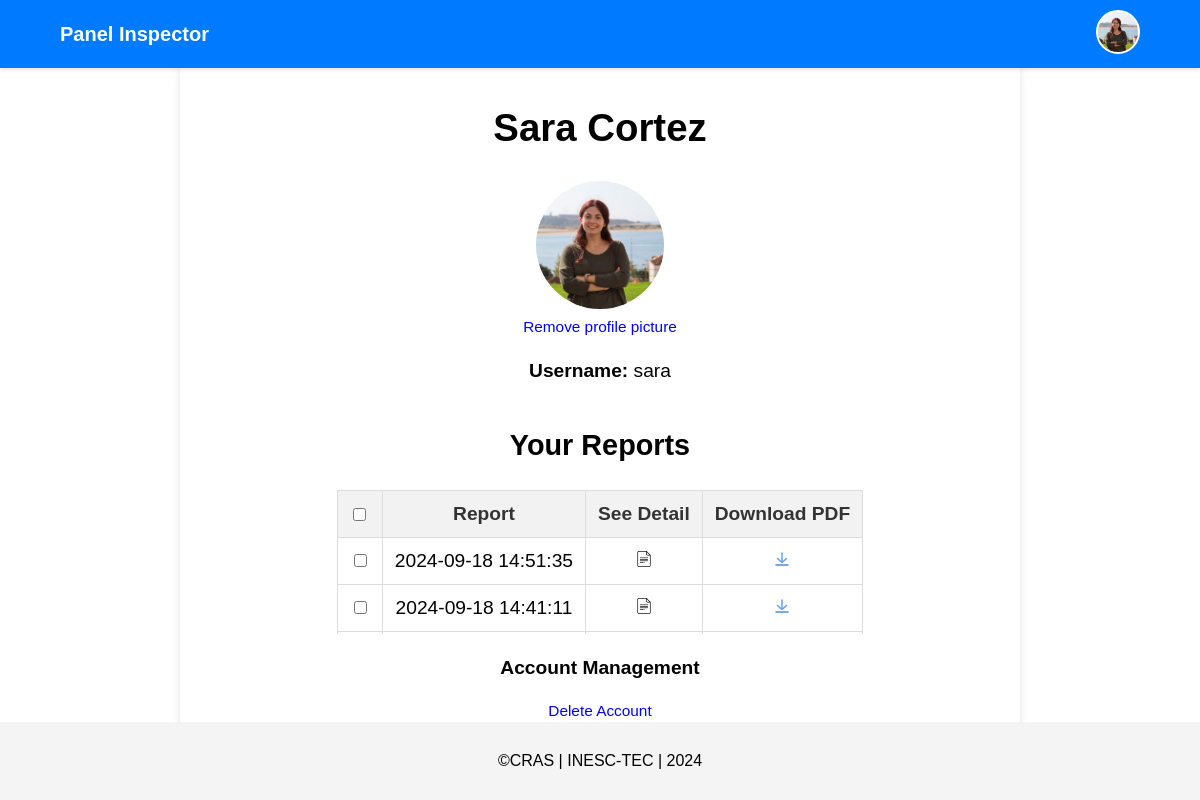
Screenshot of /profile (signed in) with the database file from the repository.
### app/models.py (models this page shows)
class User(db.Model):
    __tablename__ = 'users'
    username = db.Column(db.String(80), primary_key=True)
    name = db.Column(db.String(120), nullable=False)
    pic = db.Column(db.String(255))
    password = db.Column(db.String(200), nullable=False)

class Report(db.Model):
    __tablename__ = 'reports'
    report_id = db.Column(db.Integer, primary_key=True, autoincrement=True)
    name = db.Column(db.String(200), nullable=False)
    content = db.Column(db.Text, nullable=True)
    username = db.Column(db.String(80), db.ForeignKey('users.username'), nullable=False)
    user = db.relationship('User', backref=db.backref('reports', lazy=True))

### app/routes.py (the view)
    @app.route('/profile')
    def profile():
        if "user" in session:
            user = User.query.filter_by(username=session["user"]).first()
            access_token = session.get('token')
            reports = Report.query.filter_by(username=session["user"]).order_by(Report.name.desc()).all()
            return render_template('profile.html', user=user, token=access_token, reports=reports, footer=render_footer())
        else:
            return redirect(url_for("login"))

### app/templates/_footer.html
<footer>
    ©CRAS | INESC-TEC | 2024
</footer>

### app/templates/profile.html (shortened to what this page needs)
<!doctype html>
<html lang="en">
<head>
    <link rel="stylesheet" href="{{ url_for('static', filename='css/profile.css')}}">
    <link rel="stylesheet" href="{{ url_for('static', filename='css/navbar.css')}}">
    <link rel="stylesheet" href="{{ url_for('static', filename='css/footer.css')}}">
</head>
<body>
    <nav>
        <div class="navbar-container">
            <a href="{{ url_for('home') }}" class="navbar-brand">
                <span>Panel Inspector</span>
            </a>
            <div class="profile-dropdown">
                <div class="profile-icon">
                    <img src="{{ user.pic }}" alt="Profile Picture" onerror="this.onerror=null;this.src='{{ url_for('static', filename='images/no-profile-pic.png') }}';">
                </div>
            </div>
        </div>
    </nav>
    <main>
        <h1>{{ user.name }}</h1>
        <div class="profile-pic" onclick="triggerFileInput()">
            <img src="{{ user.pic }}" alt="Profile Picture" onerror="this.onerror=null;this.src='{{ url_for('static', filename='images/no-profile-pic.png') }}';">
        </div>
        {% if user.pic %}
        <form id="delete-profile-pic-form" action="{{ url_for('delete_profile_pic') }}" method="POST" style="display: inline;">
            <a href="#" onclick="event.preventDefault(); document.getElementById('delete-profile-pic-form').submit();" class="delete-profile-pic-link">Remove profile picture</a>
        </form>
        {% endif %}
        <p><b>Username:</b> {{ session['user'] }}</p>
        <h2>Your Reports</h2>
        <form class="reports"  action="{{ url_for('delete_reports') }}" method="post">
            <table>
                <thead>
                    <tr>
                        {% if reports %}
                            <th class="select-all">
                                <input type="checkbox" onclick="toggleSelectAll(this)">
                            </th>
                        {% endif %}
                        <th>Report</th>
                        <th>See Detail</th>
                        <th>Download PDF</th>
                    </tr>
                </thead>
                <tbody>
                    {% if reports %}
                        {% for report in reports %}
                            <tr>
                                <td><input type="checkbox" name="report_ids" value="{{ report.report_id }}"></td>
                                <td>{{ report.name }}</a></td>
                                <td><a href="{{ url_for('report_detail', report_id=report.report_id) }}"><img src="{{ url_for('static', filename='images/docs.png') }}"></a></td>
                                <td><a href="{{ url_for('generate_pdf', report_id=report.report_id) }}"><img src="{{ url_for('static', filename='images/download.png') }}"></a></td>
                            </tr>
                        {% endfor %}
                    {% else %}
                        <tr>
                            <td colspan="3">No reports found.</td>
                        </tr>
                    {% endif %}
                </tbody>
            </table>
            <br>
        </form>
        <p><b>Account Management</b></p>
        <a href="#" class="delete-account-link" onclick="confirmDelete()">Delete Account</a>
    </main>
    {{ footer|safe }}
</body>
</html>

### app/static/css/profile.css (style rules this page uses)
body { display: flex; align-self: center; justify-content: center; align-items: center; margin: 0; height: 100vh; font-family: sans-serif; text-align: center; }
main { width: 60%; margin: 20px; padding: 60px; font-size: 1.2em; background-color: #fff; border-radius: 10px; box-shadow: 0 4px 8px rgba(0, 0, 0, 0.1); display: flex; flex-direction: column; align-items: center; gap: 0.2em; max-height: 80%; }
.reports { overflow-y: scroll; }
table { width: 100%; border-collapse: collapse; border-radius: 20%; max-height:30%; }
th, td { padding: 12px; text-align: center; border: 1px solid #ddd; }
th { background-color: #f2f2f2; color: #333; font-weight: bold; }
td { background-color: #fff; }
tr:nth-child(even) { background-color: #f9f9f9; }
.select-all { text-align: center; padding: 0; margin: 0; }
.select-all input { margin: 0; vertical-align: middle; }
.profile-pic { width: 128px; height: 128px; border-radius: 50%; border: 2px solid white; background-color: white; display: flex; align-items: center; justify-content: center; cursor: pointer; }
.profile-pic img { width: 100%; height: 100%; object-fit: cover; border-radius: 50%; }
.delete-profile-pic-link, .delete-account-link { text-decoration: none; color: blue; cursor: pointer; font-size: 0.8em; }

### app/static/css/navbar.css (style rules this page uses)
nav { font-weight: bold; position: fixed; top: 0; width: 100%; background-color: #007bff; color: white; padding: 10px 0; box-shadow: 0 2px 4px rgba(0, 0, 0, 0.1); }
.navbar-container { display: flex; justify-content: space-between; align-items: center; width: 90%; margin: 0 auto; }
.navbar-brand { font-size: 20px; font-weight: bold; text-decoration: none; color: white; }
.profile-icon img { position: relative; width: 40px; height: 40px; border-radius: 50%; object-fit: cover; border: 2px solid white; background-color: white; cursor: pointer; }
.profile-dropdown { position: relative; display: inline-block; }

### app/static/css/footer.css (style rules this page uses)
footer { text-align: center; padding: 30px 40px; background-color: #f4f4f4; position: fixed; bottom: 0; width: 100%; }

### rows the page displays
User: pic (picture), name "Sara Cortez"
Report: name "2024-09-18 14:51:35"
Report: name "2024-09-18 14:41:11"

### other values shown
{{ session['user'] }} "sara"
